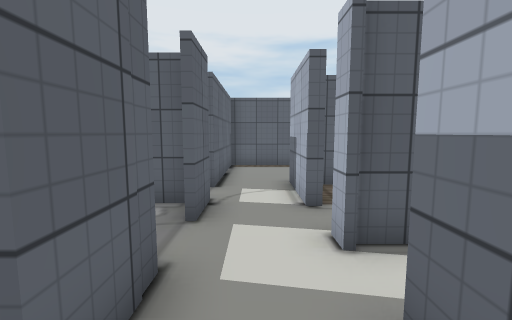
[1] (above)

16 first-person views from a walk through a 3-D level made in the Unity game engine. The camera is 1.5 m above the floor, tilts 6° down and sees 90° across. The floor is counted in squares, 1 m on a side. Each view is taken from the middle of a square. On the plan, view 1 faces up. The plan holds only what a view shows up to about 13 squares ahead; the rest is blank. The player is left out. Door leaves are left out, so doorways stand open. Some surface patterns are stand-ins.

[2]
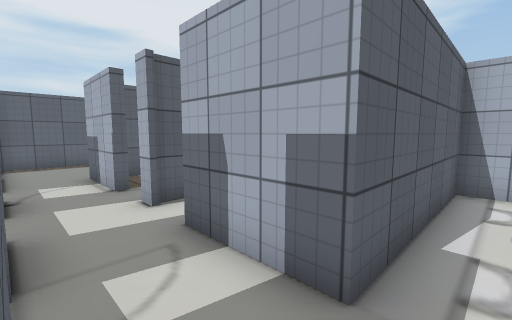

[3]
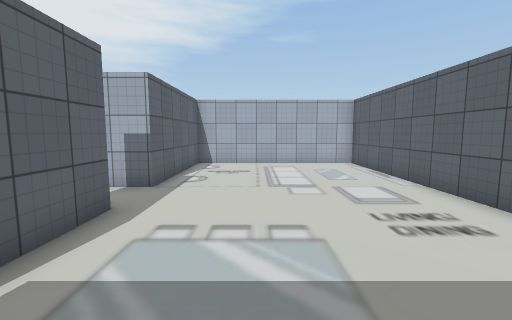

[4]
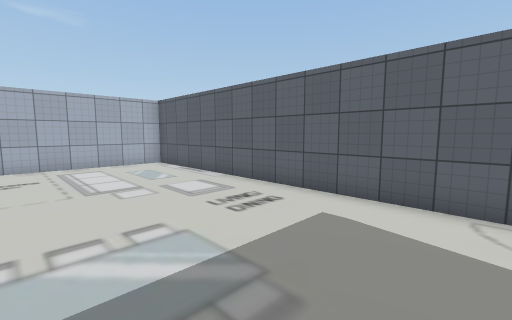

[5]
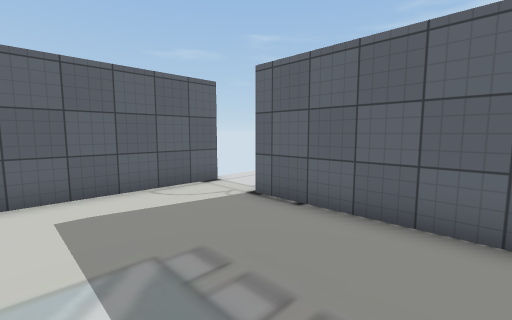

[6]
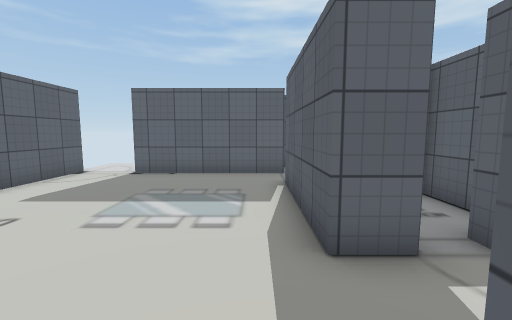

[7]
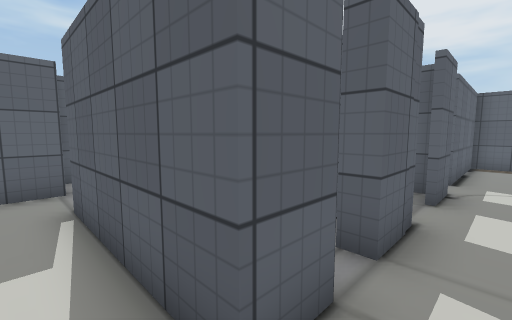

[8]
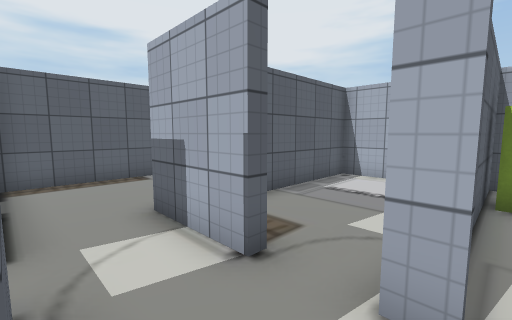

[9]
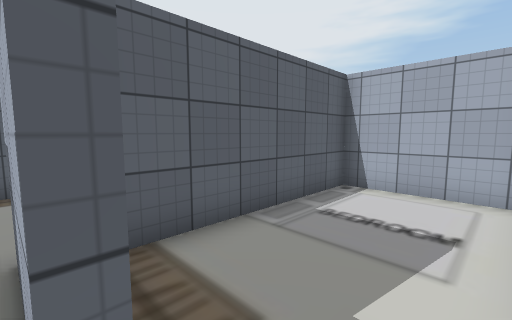

[10]
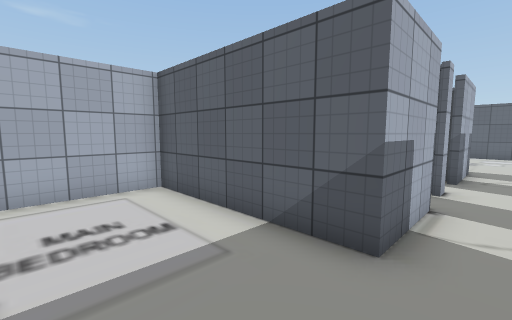

[11]
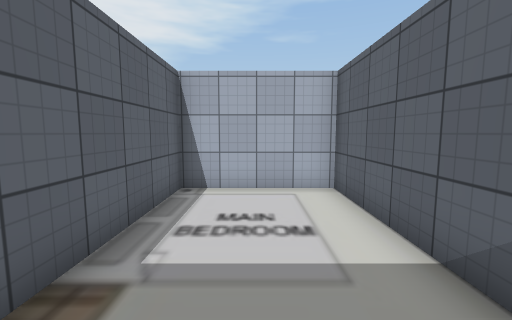

[12]
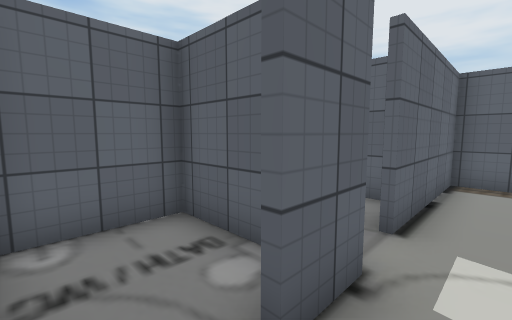

[13]
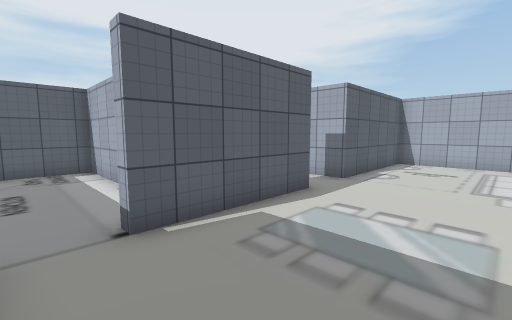

[14]
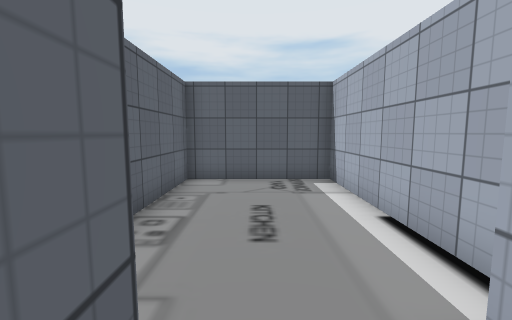

[15]
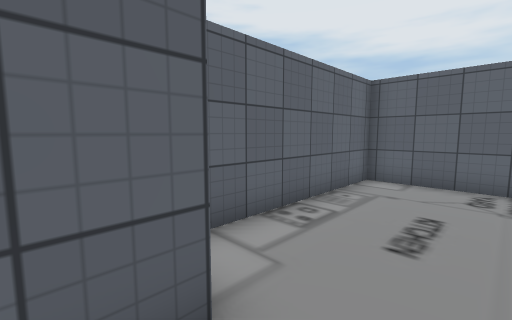

[16]
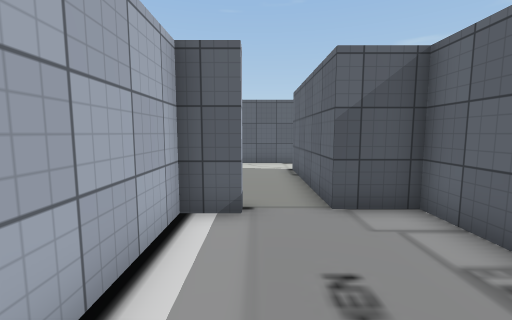

### Floor plan
Key: @ floor where view 1 was taken; # wall or solid block; x gap in a wall; . floor; D open door.
Columns run from 9 left of view 1 to 8 right of it. Each row starts with its distance up from view 1.
 12         #########
 11         #.......#
 10         #.......#
  9        ##.......#
  8         #.########
  7  #####  #.#......#
  6 ##...####.#......#
  5 #....#..#........#
  4 #....#...........#
  3 #....#....D#######
  2 #....####.D
  1 #....####.#
  0 #....# ##@#
 -1 ##..#####.#######
 -2  #..............#
 -3  #..............#
 -4  #..............#
 -5  #..............#
 -6  #..............#
 -7 ................#
 -8 ................#
 -9  x###############

Positions as (right, up) in squares from view 1, and headings:
1: (0, 0), facing up
2: (-1, -2), facing up-right
3: (-6, -4), facing right
4: (-6, -3), facing down-right
5: (-3, -2), facing down-left
6: (2, -2), facing left
7: (0, -2), facing up-left
8: (-1, 3), facing up-right
9: (1, 4), facing up-right
10: (0, 11), facing down-right
11: (0, 10), facing right
12: (0, 3), facing up-left
13: (-7, -5), facing up-right
14: (-7, -2), facing up
15: (-6, -2), facing up-left
16: (-6, 4), facing down
